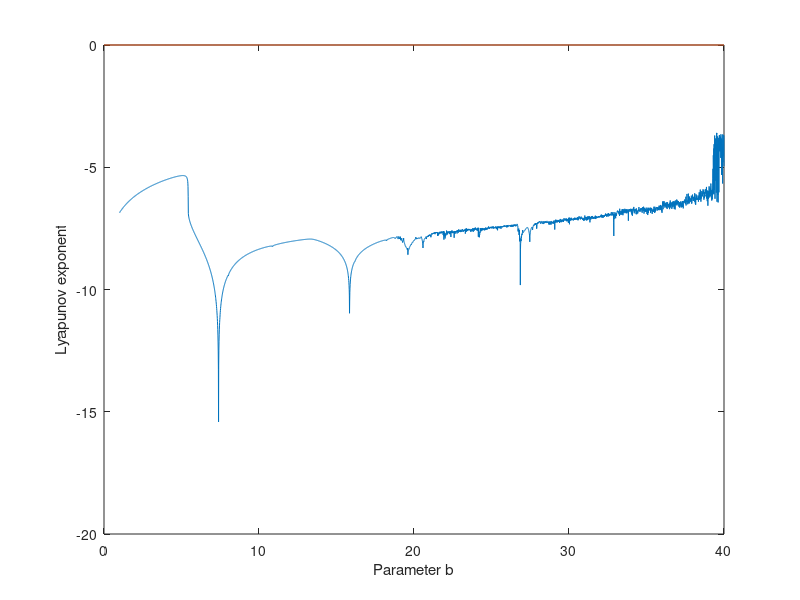

The MATLAB source for this figure:
% Lyapunov
clear all; %close all;

% Param
b = 1:0.01:40; % Newborn at each site populated by 2
n = 1000; % Number of sites
T = 100;

A_p = zeros(T, length(b));
A_mf = zeros(T, length(b));
B_p = zeros(T, length(b));
lambda = zeros(1, length(b));
A_mf(1, :) = n;
B_p(1, :) = n+1;

% 3.2 Mean-field equation & 3.3 Lyapunov
for i = 1:length(b)
    for t = 1:T-1
        A_mf(t+1, i) = n*0.5*b(i)*exp(-A_mf(t, i)./n)*(A_mf(t, i)./n).^2;
        A_p(t, i) = 0.5*b(i)/(n.^2)*exp(-A_mf(t, i)./n)*(2*n - A_mf(t, i));
        lambda(i) = lambda(i) + log(abs(A_p(t, i)));
    end%         A_p(1, i) = 0.5*b(i)*A_mf(end, i)*exp(-A_mf(end, i)/n)./n*(2 - A_mf(end, i)./n);

    lambda(i) = (lambda(i))./T;
end

figure()
plot(b, lambda)
hold on;
plot(0:40, (0:40)*0)
xlabel('Parameter b')
ylabel('Lyapunov exponent')

% figure()
% plot(1:T, A_mf)5:5:2